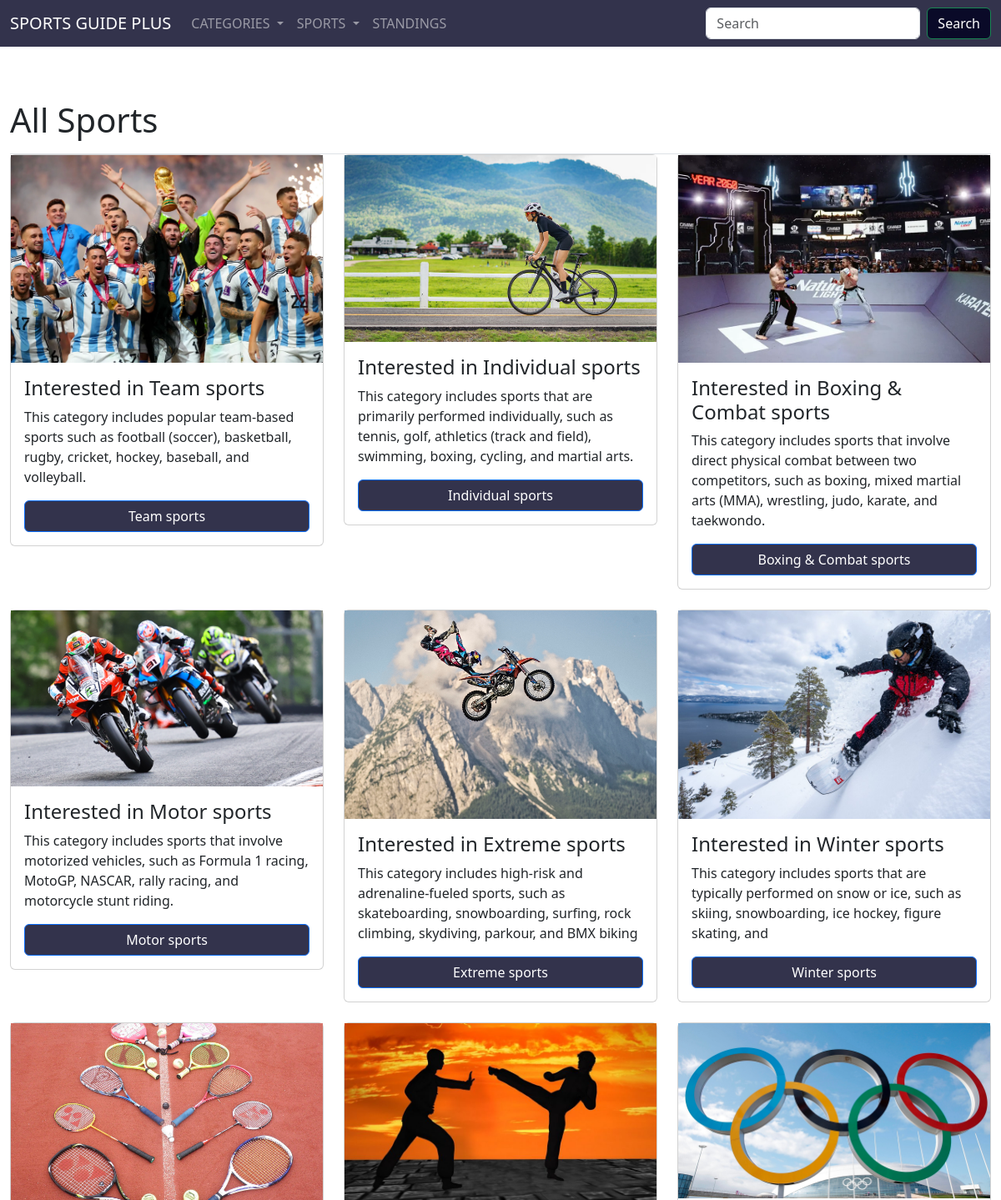
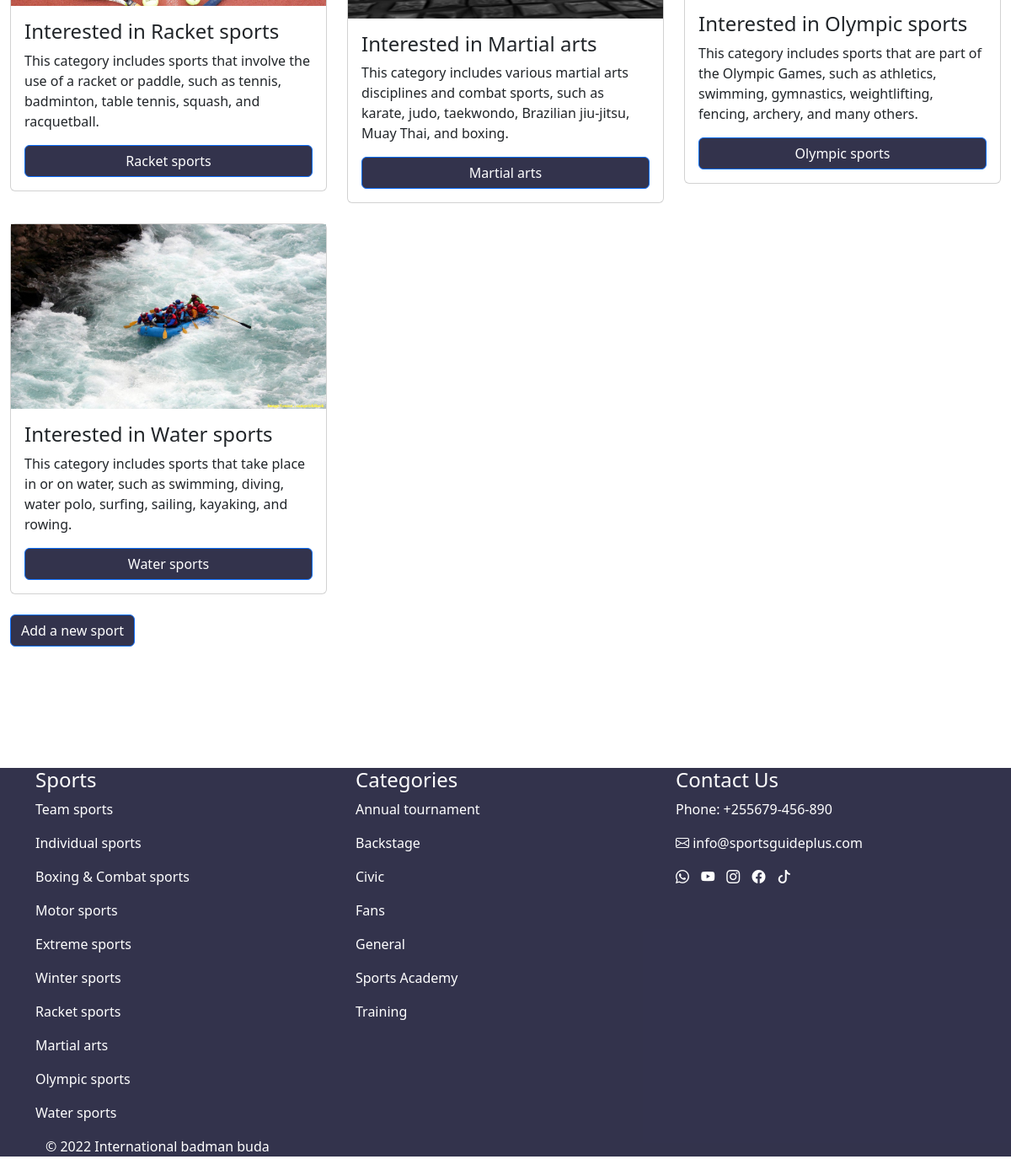
The app's page /sports/ with its own data (2 pictures, top to bottom).
### core/models.py (models this page shows)
class Sport(models.Model):
    sports = models.CharField(max_length=200)
    subsports = models.TextField()
    image = models.ImageField(upload_to='sport_icons', null=True, blank=True)
    description = models.TextField(blank=True, null=True)  # Description for the sport
    def __str__(self) -> str:
        return self.sports

### core/views.py (the view)
# urls.py: path('sports/', views.sports, name='sports'),
def sports(request):
    sports = Sport.objects.all()
    context = {'sports': sports, 'index':True}
    return render(request, 'core/sports.html', context)

### core/templates/core/sports.html
{% extends 'core/base.html' %}
{% load static %}
{% block page_header %}<h1>All Sports</h1>{% endblock page_header %}
{% block content %}
<div class="row">
  {% for sport in sports %}
    <div class="col-md-4">
      <div class="card mb-4">
        {% if sport.image %}
          <img src="{{ sport.image.url }}" alt="Sports Image">
        {% else %}
          <img src="/static/images/placeholder.jpg" alt="Placeholder Image">
        {% endif %}
        <div class="card-body d-flex flex-column">
          <h4 class="card-title">Interested in {{ sport }}</h4>
          <p class="card-text flex-grow-1">{{ sport.subsports }}</p>
          <a href="{% url 'core:sport' sport.id %}" class="btn btn-primary mt-auto">{{ sport }}</a>
        </div>
      </div>
    </div>
    {% cycle "" "" "</div><div class='row'>" %}
  {% empty %}
    <div class="col">
      <h3>No sports have been added yet.</h3>
    </div>
  {% endfor %}
</div>
<a  class="btn btn-primary mt-auto">Add a new sport</a>
{% endblock content %}

### core/templates/core/base.html (shortened to what this page needs)
{% load bootstrap4 %}
{% load static %}
{% load django_browser_reload %}
<html lang="en">
    <head>
        {% bootstrap_css %}
        <link href="{% static 'bootstrap-5.3.0-dist/css/bootstrap.min.css' %}" rel="stylesheet">
        <link href="https://cdn.jsdelivr.net/npm/bootstrap@5.3.0-alpha3/dist/css/bootstrap.min.css" rel="stylesheet">
        <link rel="stylesheet" href="https://use.fontawesome.com/releases/v5.7.0/css/all.css">
        <link rel="stylesheet" href="https://cdn.jsdelivr.net/npm/bootstrap-icons@1.10.5/font/bootstrap-icons.css">
        <link rel="stylesheet" href="css/bootstrap.min.css">
        <link rel="stylesheet" type="text/css" href="{% static 'css/styles.css' %}">
      </head>
    <body>
      <nav class="navbar navbar-expand-sm navbar-dark custom-nav fixed-top">
        <div class="container-fluid">
            <a class="navbar-brand" href="{% url 'core:index' %}">SPORTS GUIDE PLUS</a>
            <div class="collapse navbar-collapse" id="mynavbar">
                <ul class="navbar-nav me-auto">
                    <li class="nav-item dropdown">
                        <a class="nav-link dropdown-toggle" href="#" id="categoriesDropdown" role="button" data-bs-toggle="dropdown" aria-expanded="false">
                            CATEGORIES
                        </a>
                    </li>
                    <li class="nav-item dropdown">
                        <a class="nav-link dropdown-toggle" href="#" id="sportsDropdown" role="button" data-bs-toggle="dropdown" aria-expanded="false">
                            SPORTS
                        </a>
                    </li>
                    <li class="nav-item">
                        <a class="nav-link" href="javascript:void(0)">STANDINGS</a>
                    </li>
                </ul>
                <form class="form-inline my-2 my-lg-0" action="{% url 'core:search' %}" method="GET">
                  <input class="form-control mr-sm-2" type="search" name="query" placeholder="Search" aria-label="Search">
                  <button class="btn btn-outline-success my-2 my-sm-0" type="submit">Search</button>
                </form>
            </div>
        </div>
    </nav>
     <br><br><br><br><br>
        <main role="main" class="container-fluid">
            <div class="pb-2 border-bottom">
              {% block page_header %}{% endblock page_header %}
            </div>
             <div>
               {% block content %}{% endblock content %}
             </div>
         </main>
        <br><br><br><br><br><br>
         <footer class="footer custom-footer  ">
          <div class="container">
            <div class="row">
              <div class="col-md-4">
                <div class="footer-links">
               <a  href="{% url 'core:sports'%}" ><h4>Sports</h4></a></div>
                <div class="footer-links">
                  {% for sport in sports %}
                  <p><a href="{% url 'core:sport' sport.id %}">{{ sport }}</a><br><p>
                  {% endfor %}
                </div>
              </div>
              <div class="col-md-4">
                <h4>Categories</h4>
                  <span  class="footer-links">
                  <p><a  href="#">Annual tournament</a></p>
                  <p><a  href="#">Backstage</a></p>
                  <p><a href="#">Civic</a></p>
                  <p><a href="#">Fans</a></p>
                  <p><a  href="#">General</a></p>
                  <p><a  href="#">Sports Academy</a></p>
                  <p><a  href="#">Training</a></p>
                  </span>
              </div>
              <div class="col-md-4">
                <h4>Contact Us</h4>
                <p>Phone: +255679-456-890</p>
                <ul class="social-icons">
                  <span class="footer-links">
                  <p class="about-links "> <a href="https://www.gmail.com" target="_blank"><i class="bi bi-envelope"></i>  info@sportsguideplus.com </a></p>
                  <li><a href="https://wa.me/255658985845" target="_blank"><i class="bi bi-whatsapp"></i></a></li>
                  <li><a href="https://www.youtube.com/@sportsguideplus" target="_blank"><i class="bi bi-youtube"></i></a></li>
                  <li><a href="https://www.instagram.com/sportsguideplus" target="_blank"><i class="bi bi-instagram"></i></a></li>
                  <li><a href="https://www.facebook.com/sportsguideplus" target="_blank"><i class="bi bi-facebook"></i></a></li>
                  <li><a href="https://www.tiktok.com/@sportsguideplus" target="_blank"><i class="bi bi-tiktok"></i></a></li>
                </ul>
              </div>
            </div>
            <div class=" container">
            <p>&copy; 2022 International badman buda </p></div>
          </div>
        </footer>
      </body>
</html>

### core/static/css/styles.css (style rules this page uses)
.social-icons { list-style: none; padding: 0; margin: 0; }
.social-icons li { display: inline-block; margin-right: 10px; }
.social-icons li a i { color: white; }
.custom-footer { background-color: rgba(0, 0, 32, 0.8); color: #fff; }
.custom-nav { background-color: rgba(0, 0, 32, 0.8); color: #fff; }
.btn { background-color: rgba(0, 0, 32, 0.8); color: #fff; }

### core/templates/core/base.html (style rules this page uses)
.custom-footer { background-color: rgba(0, 0, 32, 0.8); color: #fff; }
.custom-nav { background-color: rgba(0, 0, 32, 0.8); color: #fff; }
.btn { background-color: rgba(0, 0, 32, 0.8); color: #fff; }
.social-icons { list-style: none; padding: 0; margin: 0; }
.social-icons li { display: inline-block; margin-right: 10px; }
.about-links a { text-decoration: none; color: #000; }
.footer-links a { text-decoration: none; color: #fff; }

### records on screen
Sport: image (picture), sports "Team sports", subsports "This category includes popular team-based sports such as football (soccer), basketball, rugby, cricket, hockey, baseball, and volleyball."
Sport: image (picture), sports "Individual sports", subsports "This category includes sports that are primarily performed individually, such as tennis, golf, athletics (track and field), swimming, boxing, cycling, and martial arts."
Sport: image (picture), sports "Boxing & Combat sports", subsports "This category includes sports that involve direct physical combat between two competitors, such as boxing, mixed martial arts (MMA), wrestling, judo, karate, and taekwondo."
Sport: image (picture), sports "Motor sports", subsports "This category includes sports that involve motorized vehicles, such as Formula 1 racing, MotoGP, NASCAR, rally racing, and motorcycle stunt riding."
Sport: image (picture), sports "Extreme sports", subsports "This category includes high-risk and adrenaline-fueled sports, such as skateboarding, snowboarding, surfing, rock climbing, skydiving, parkour, and BMX biking"
Sport: image (picture), sports "Winter sports", subsports "This category includes sports that are typically performed on snow or ice, such as skiing, snowboarding, ice hockey, figure skating, and"
Sport: image (picture), sports "Racket sports", subsports "This category includes sports that involve the use of a racket or paddle, such as tennis, badminton, table tennis, squash, and racquetball."
Sport: image (picture), sports "Martial arts", subsports "This category includes various martial arts disciplines and combat sports, such as karate, judo, taekwondo, Brazilian jiu-jitsu, Muay Thai, and boxing."
Sport: image (picture), sports "Olympic sports", subsports "This category includes sports that are part of the Olympic Games, such as athletics, swimming, gymnastics, weightlifting, fencing, archery, and many others."
Sport: image (picture), sports "Water sports", subsports "This category includes sports that take place in or on water, such as swimming, diving, water polo, surfing, sailing, kayaking, and rowing."
